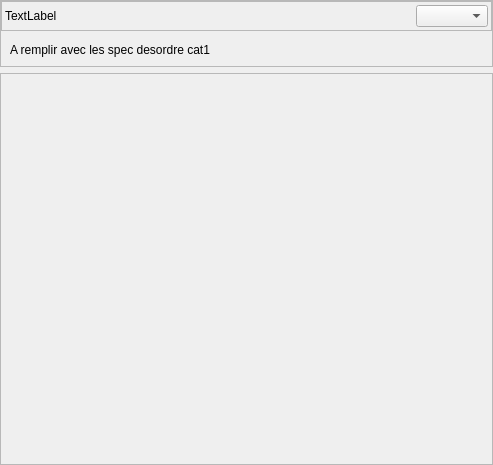
<?xml version="1.0" encoding="UTF-8"?>
<ui version="4.0">
 <class>Form</class>
 <widget class="QWidget" name="Form">
  <property name="geometry">
   <rect>
    <x>0</x>
    <y>0</y>
    <width>493</width>
    <height>465</height>
   </rect>
  </property>
  <property name="windowTitle">
   <string>Form</string>
  </property>
  <layout class="QVBoxLayout" name="verticalLayout_2" stretch="0,20">
   <property name="leftMargin">
    <number>0</number>
   </property>
   <property name="topMargin">
    <number>0</number>
   </property>
   <property name="rightMargin">
    <number>0</number>
   </property>
   <property name="bottomMargin">
    <number>0</number>
   </property>
   <item>
    <widget class="QFrame" name="frametoolwidg">
     <property name="frameShape">
      <enum>QFrame::StyledPanel</enum>
     </property>
     <property name="frameShadow">
      <enum>QFrame::Raised</enum>
     </property>
     <layout class="QVBoxLayout" name="verticalLayout_5">
      <property name="spacing">
       <number>3</number>
      </property>
      <property name="leftMargin">
       <number>0</number>
      </property>
      <property name="topMargin">
       <number>0</number>
      </property>
      <property name="rightMargin">
       <number>0</number>
      </property>
      <property name="bottomMargin">
       <number>0</number>
      </property>
      <item>
       <widget class="QFrame" name="frame_2">
        <property name="frameShape">
         <enum>QFrame::StyledPanel</enum>
        </property>
        <property name="frameShadow">
         <enum>QFrame::Raised</enum>
        </property>
        <layout class="QGridLayout" name="gridLayout_3" columnstretch="1,0">
         <property name="leftMargin">
          <number>3</number>
         </property>
         <property name="topMargin">
          <number>3</number>
         </property>
         <property name="rightMargin">
          <number>3</number>
         </property>
         <property name="bottomMargin">
          <number>3</number>
         </property>
         <item row="0" column="0">
          <widget class="QLabel" name="label_2">
           <property name="text">
            <string>TextLabel</string>
           </property>
          </widget>
         </item>
         <item row="0" column="1">
          <widget class="QComboBox" name="comboBox_groupedes"/>
         </item>
        </layout>
       </widget>
      </item>
      <item>
       <widget class="QStackedWidget" name="stackedWidget">
        <property name="currentIndex">
         <number>0</number>
        </property>
        <widget class="QWidget" name="page">
         <layout class="QHBoxLayout" name="horizontalLayout">
          <item>
           <widget class="QLabel" name="label">
            <property name="text">
             <string>A remplir avec les spec desordre cat1</string>
            </property>
           </widget>
          </item>
         </layout>
        </widget>
        <widget class="QWidget" name="page_2">
         <layout class="QHBoxLayout" name="horizontalLayout_2">
          <item>
           <widget class="QLabel" name="label_3">
            <property name="text">
             <string>A remplir avec les spec desordre cat2</string>
            </property>
           </widget>
          </item>
         </layout>
        </widget>
       </widget>
      </item>
     </layout>
    </widget>
   </item>
   <item>
    <widget class="QFrame" name="framechildtoolwidg">
     <property name="frameShape">
      <enum>QFrame::StyledPanel</enum>
     </property>
     <property name="frameShadow">
      <enum>QFrame::Raised</enum>
     </property>
     <layout class="QVBoxLayout" name="verticalLayout">
      <property name="leftMargin">
       <number>3</number>
      </property>
      <property name="topMargin">
       <number>3</number>
      </property>
      <property name="rightMargin">
       <number>3</number>
      </property>
      <property name="bottomMargin">
       <number>3</number>
      </property>
     </layout>
    </widget>
   </item>
  </layout>
 </widget>
 <resources/>
 <connections/>
</ui>
